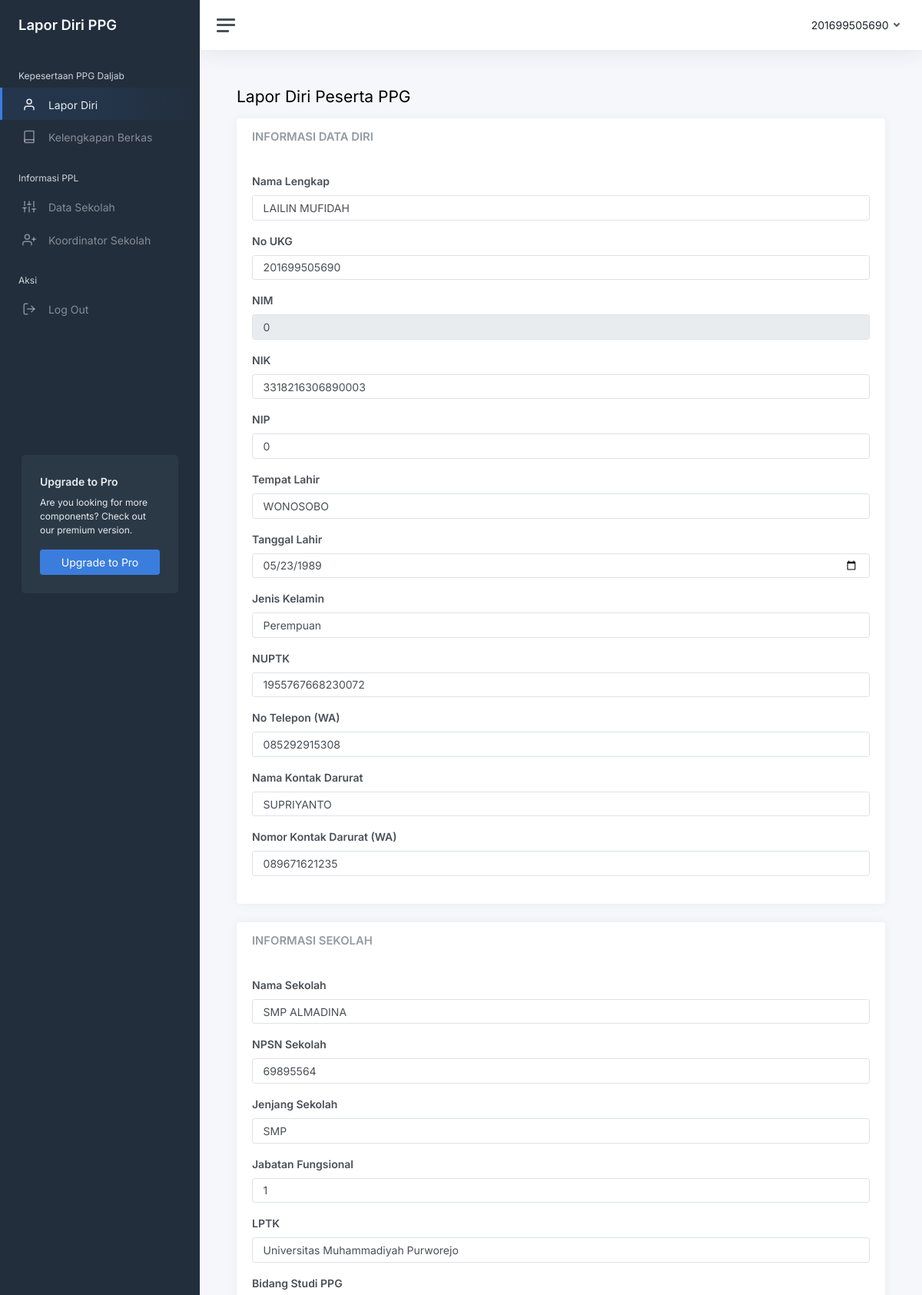
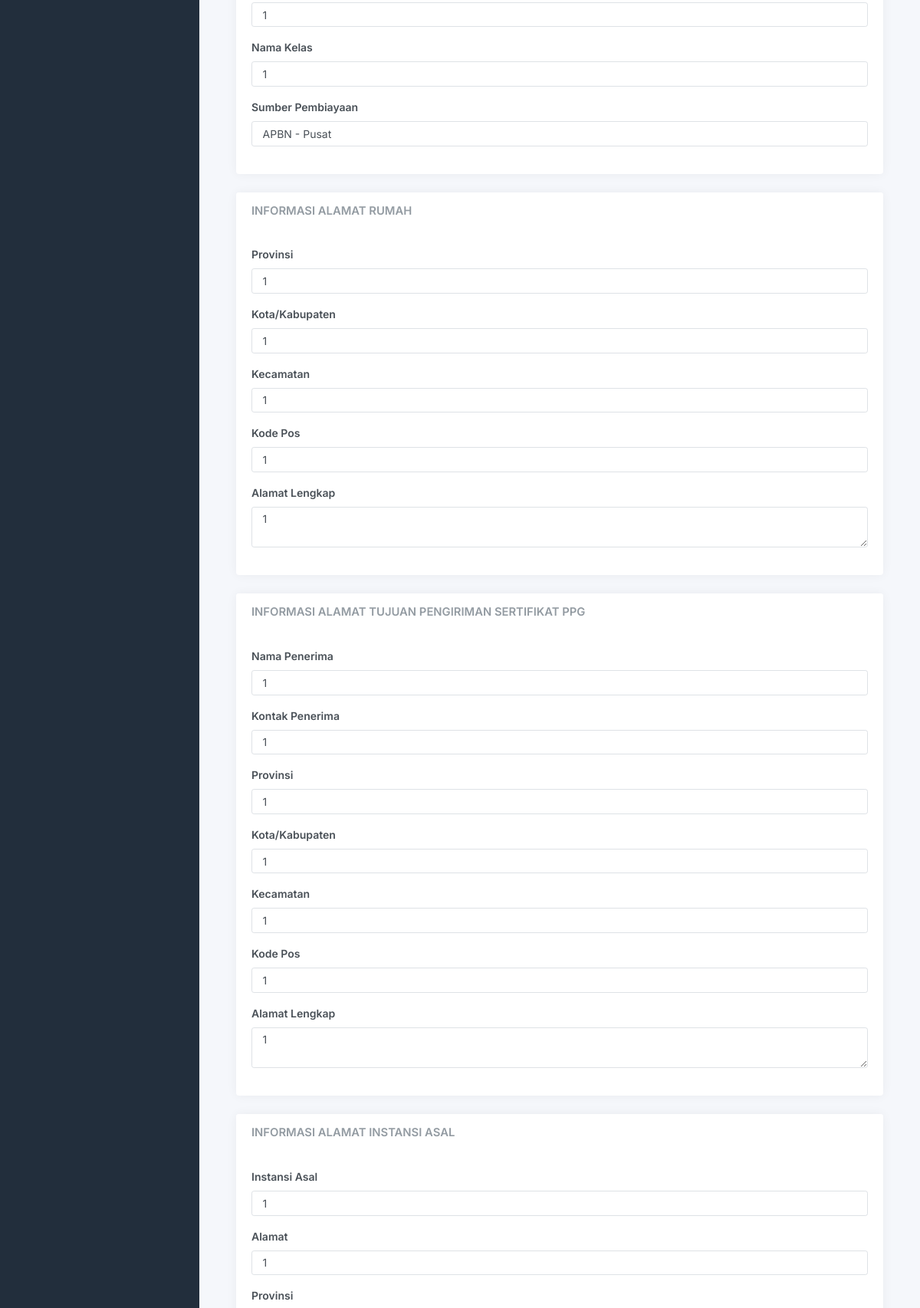
Page /main.php (signed in, upper part) on the committed database (2 pictures, top to bottom).
### tables this page shows
CREATE TABLE `user` (
  `id_user` int(11) NOT NULL,
  `nama_lengkap` varchar(255) NOT NULL,
  `tgl_lahir` date NOT NULL,
  `gender` varchar(25) NOT NULL,
  `telepon` varchar(55) NOT NULL,
  `no_ukg` varchar(55) NOT NULL,
  `nuptk` varchar(55) NOT NULL,
  `nik` varchar(55) NOT NULL,
  `nip` varchar(55) NOT NULL,
  `kontak_darurat` varchar(55) NOT NULL,
  `no_darurat` varchar(55) NOT NULL,
  `tempat_lahir` varchar(55) NOT NULL,
  `npsn_sekolah` varchar(55) NOT NULL,
  `sekolah` varchar(55) NOT NULL,
  `jenjang` varchar(55) NOT NULL,
  `jabatan` varchar(255) NOT NULL,
  `lptk` varchar(255) NOT NULL,
  `bidang_studi` varchar(255) NOT NULL,
  `kode_bidang_studi` varchar(55) NOT NULL,
  `nama_kelas` varchar(55) NOT NULL,
  `tahun` varchar(55) NOT NULL,
  `angkatan` varchar(55) NOT NULL,
  `alamat_rumah` text NOT NULL,
  `provinsi_rumah` varchar(255) NOT NULL,
  `kabupaten_rumah` varchar(255) NOT NULL,
  `kecamatan_rumah` varchar(255) NOT NULL,
  `kp_rumah` varchar(55) NOT NULL,
  `alamat_pengiriman` text NOT NULL,
  `provinsi_pengiriman` varchar(255) NOT NULL,
  `kabupaten_pengiriman` varchar(255) NOT NULL,
  `kecamatan_pengiriman` varchar(255) NOT NULL,
  `kp_pengiriman` varchar(55) NOT NULL,
  `nama_penerima` varchar(255) NOT NULL,
  `kontak_penerima` varchar(55) NOT NULL,
  `instansi_asal` varchar(255) NOT NULL,
  `alamat_instansi_asal` text NOT NULL,
  `provinsi_instansi_asal` varchar(255) NOT NULL,
  `kabupaten_instansi_asal` varchar(255) NOT NULL,
  `kecamatan_instansi_asal` varchar(255) NOT NULL,
  `kp_instansi_asal` varchar(55) NOT NULL,
  `no_rekening` varchar(255) NOT NULL,
  `nama_bank` varchar(255) NOT NULL,
  `cabang_bank` varchar(255) NOT NULL,
  `nama_rekening` varchar(255) NOT NULL,
  `npwp` varchar(55) NOT NULL,
  `operator` varchar(55) NOT NULL,
  `no_data` varchar(55) NOT NULL,
  `status` varchar(55) NOT NULL,
  `npsn_ppl` varchar(55) NOT NULL,
  `sekolah_ppl` varchar(255) NOT NULL,
  `provinsi_ppl` varchar(255) NOT NULL,
  `kabupaten_ppl` varchar(255) NOT NULL,
  `kecamatan_ppl` varchar(255) NOT NULL,
  `alamat_ppl` text NOT NULL,
  `form_a1` text NOT NULL,
  `pakta_integritas` text NOT NULL,
  `bio` text NOT NULL,
  `ijasah` text NOT NULL,
  `transkip` text NOT NULL,
  `surat_sehat` text NOT NULL,
  `surat_izin` text NOT NULL,
  `pas_foto` text NOT NULL,
  `skck` text NOT NULL,
  `surat_napsa` text NOT NULL,
  `scan_npwp` text NOT NULL,
  `scan_ktp` text NOT NULL,
  `sk_tugas` text NOT NULL,
  `sk_pangkat` text NOT NULL,
  `bukti_pmb` text NOT NULL,
  `note_berkas` text NOT NULL,
  `level` varchar(55) NOT NULL
);

### main.php (the view, shortened to what this page needs)
<?php include 'config/koneksi.php' ;?>
<?php include 'template.php' ;?>
<?php $no_ukg = $_SESSION['no_ukg'] ;?>
<main class="content">
	<div class="container-fluid p-0">
		<h1 class="h3 mb-3">Lapor Diri Peserta PPG</h1>
		<?php
			$query = "SELECT * FROM user where no_ukg = $no_ukg ORDER BY id_user ";
			$result = mysqli_query($koneksi,$query);
			if ($result->num_rows > 0) {
					while($row = mysqli_fetch_assoc($result)){
		?>
		<div class="row">
			<div class="col-12">
				<form action="lapordiri.php" method="post" enctype="multipart/form-data" target="_self">
					<div class="card">
						<div class="card-header">
							<h5 class="card-title mb-0">INFORMASI DATA DIRI</h5>
						</div>
						<div class="card-body">
							<div class="mb-3">
								<label class="form-label fw-bold">Nama Lengkap</label>
								<input type="text" name="nama_lengkap" class="form-control" value="<?= $row['nama_lengkap'];?>">
							</div>
							<div class="mb-3">
								<label class="form-label fw-bold">No UKG</label>
								<input type="text" name="no_ukg" class="form-control" value="<?= $row['no_ukg'];?>" >
							</div>
							<div class="mb-3">
								<label class="form-label fw-bold">NIM</label>
								<input type="text" name="nim" class="form-control" value="0" disabled>
							</div>
							<div class="mb-3">
								<label class="form-label fw-bold">NIK</label>
								<input type="text" name="nik" class="form-control" value="<?= $row['nik'];?>">
							</div>
							<div class="mb-3">
								<label class="form-label fw-bold">NIP</label>
								<input type="text" name="nip" class="form-control" value="<?= $row['nip'];?>">
							</div>
							<div class="mb-3">
								<label class="form-label fw-bold">Tempat Lahir</label>
								<input type="text" name="tempat_lahir" class="form-control" value="<?= $row['tempat_lahir'];?>">
							</div>
							<div class="mb-3">
								<label class="form-label fw-bold">Tanggal Lahir</label>
								<input type="date" name="tgl_lahir" class="form-control" value="<?= $row['tgl_lahir'];?>">
							</div>
							<div class="mb-3">
								<label class="form-label fw-bold">Jenis Kelamin</label>
								<select name="gender" id="gender" class="form-control">
									<option value="<?= $row['gender'];?>"><?= $row['gender'];?></option>
								</select>
							</div>
							<div class="mb-3">
								<label class="form-label fw-bold">NUPTK</label>
								<input type="text" name="nuptk" class="form-control" value="<?= $row['nuptk'];?>" >
							</div>
							<div class="mb-3">
								<label class="form-label fw-bold">No Telepon (WA)</label>
								<input type="text" name="telepon" class="form-control" value="<?= $row['telepon'];?>" >
							</div>
							<div class="mb-3">
								<label class="form-label fw-bold">Nama Kontak Darurat</label>
								<input type="text" name="kontak_darurat" class="form-control" value="<?= $row['kontak_darurat'];?>" >
							</div>
							<div class="mb-3">
								<label class="form-label fw-bold">Nomor Kontak Darurat (WA)</label>
								<input type="text" name="no_darurat" class="form-control" value="<?= $row['no_darurat'];?>" >
							</div>
						</div>
					</div>
					<div class="card">
						<div class="card-header">
							<h5 class="card-title mb-0">INFORMASI SEKOLAH</h5>
						</div>
						<div class="card-body">
							<div class="mb-3">
								<label class="form-label fw-bold">Nama Sekolah</label>
								<input type="text" name="sekolah" class="form-control" value="<?= $row['sekolah'];?>" >
							</div>
							<div class="mb-3">
								<label class="form-label fw-bold">NPSN Sekolah</label>
								<input type="text" name="npsn" class="form-control" value="<?= $row['npsn_sekolah'];?>" >
							</div>
							<div class="mb-3">
								<label class="form-label fw-bold">Jenjang Sekolah</label>
								<input type="text" name="jenjang" class="form-control" value="<?= $row['jenjang'];?>" >
							</div>
							<div class="mb-3">
								<label class="form-label fw-bold">Jabatan Fungsional</label>
								<input type="text" name="jabatan" class="form-control" value="<?= $row['jabatan'];?>" >
							</div>
							<div class="mb-3">
								<label class="form-label fw-bold">LPTK</label>
								<input type="text" name="lptk" class="form-control" value="Universitas Muhammadiyah Purworejo" >
							</div>
							<div class="mb-3">
								<label class="form-label fw-bold">Bidang Studi PPG</label>
								<input type="text" name="bidang_studi" class="form-control" value="<?= $row['bidang_studi'];?>" >
							</div>
							<div class="mb-3">
								<label class="form-label fw-bold">Nama Kelas</label>
								<input type="text" name="kelas" class="form-control" value="<?= $row['nama_kelas'];?>" >
							</div>
							<div class="mb-3">
								<label class="form-label fw-bold">Sumber Pembiayaan</label>
								<input type="text" name="sumber_pembiayaan" class="form-control" value="APBN - Pusat" >
							</div>
						</div>
					</div>
					<div class="card">
						<div class="card-header">
							<h5 class="card-title mb-0">INFORMASI ALAMAT RUMAH</h5>
						</div>
						<div class="card-body">
							<div class="mb-3">
								<label class="form-label fw-bold">Provinsi</label>
								<input type="text" name="provinsi_rumah" class="form-control" value="<?= $row['provinsi_rumah'];?>" >
							</div>
							<div class="mb-3">
								<label class="form-label fw-bold">Kota/Kabupaten</label>
								<input type="text" name="kabupaten_rumah" class="form-control" value="<?= $row['kabupaten_rumah'];?>" >
							</div>
							<div class="mb-3">
								<label class="form-label fw-bold">Kecamatan</label>
								<input type="text" name="kecamatan_rumah" class="form-control" value="<?= $row['kecamatan_rumah'];?>" >
							</div>
							<div class="mb-3">
								<label class="form-label fw-bold">Kode Pos</label>
								<input type="text" name="kp_rumah" class="form-control" value="<?= $row['kp_rumah'];?>" >
							</div>
							<div class="mb-3">
								<label class="form-label fw-bold">Alamat Lengkap</label>
								<textarea name="alamat_rumah" id="alamat_rumah" class="form-control" ><?= $row['alamat_rumah'];?></textarea>
							</div>
						</div>
					</div>
					<div class="card">
						<div class="card-header">
							<h5 class="card-title mb-0">INFORMASI ALAMAT TUJUAN PENGIRIMAN SERTIFIKAT PPG</h5>
						</div>
						<div class="card-body">
							<div class="mb-3">
								<label class="form-label fw-bold">Nama Penerima</label>
								<input type="text" name="nama_penerima" class="form-control" value="<?= $row['nama_penerima'];?>" >
							</div>
							<div class="mb-3">
								<label class="form-label fw-bold">Kontak Penerima</label>
								<input type="text" name="kontak_penerima" class="form-control" value="<?= $row['kontak_penerima'];?>" >
							</div>
							<div class="mb-3">
								<label class="form-label fw-bold">Provinsi</label>
								<input type="text" name="provinsi_pengiriman" class="form-control" value="<?= $row['provinsi_pengiriman'];?>" >
							</div>
							<div class="mb-3">
								<label class="form-label fw-bold">Kota/Kabupaten</label>
								<input type="text" name="kabupaten_pengiriman" class="form-control" value="<?= $row['kabupaten_pengiriman'];?>" >
							</div>
							<div class="mb-3">
								<label class="form-label fw-bold">Kecamatan</label>
								<input type="text" name="kecamatan_pengiriman" class="form-control" value="<?= $row['kecamatan_pengiriman'];?>" >
							</div>
							<div class="mb-3">
								<label class="form-label fw-bold">Kode Pos</label>
								<input type="text" name="kp_pengiriman" class="form-control" value="<?= $row['kp_pengiriman'];?>" >
							</div>
							<div class="mb-3">
								<label class="form-label fw-bold">Alamat Lengkap</label>
								<textarea name="alamat_pengiriman" id="" class="form-control"><?= $row['alamat_pengiriman'];?></textarea>
							</div>
						</div>
					</div>
					<div class="card">
						<div class="card-header">
							<h5 class="card-title mb-0">INFORMASI ALAMAT INSTANSI ASAL</h5>
						</div>
						<div class="card-body">
							<div class="mb-3">
								<label class="form-label fw-bold">Instansi Asal</label>
								<input type="text" name="instansi_asal" class="form-control" value="<?= $row['instansi_asal'];?>" >
							</div>
							<div class="mb-3">
								<label class="form-label fw-bold">Alamat</label>
								<input type="text" name="alamat_instansi" class="form-control" value="<?= $row['alamat_instansi_asal'];?>" >
							</div>
							<div class="mb-3">
								<label class="form-label fw-bold">Provinsi</label>
							</div>
						</div>
					</div>
				</form>
			</div>
		</div>
		<?php }
		} ?>
	</div>
</main>
<?php include 'footer.php' ;?>

### rows in the picture
user: nama_lengkap "LAILIN MUFIDAH", no_ukg "201699505690", nik "3318216306890003", nip "0", tempat_lahir "WONOSOBO", tgl_lahir "05/23/1989", gender "Perempuan", nuptk "1955767668230072", telepon "085292915308", kontak_darurat "SUPRIYANTO", no_darurat "089671621235", sekolah "SMP ALMADINA", npsn "69895564", jenjang "SMP", jabatan "1", bidang_studi "1", kelas "1", provinsi_rumah "1", kabupaten_rumah "1", kecamatan_rumah "1", kp_rumah "1", alamat_rumah "1", nama_penerima "1", kontak_penerima "1", provinsi_pengiriman "1", kabupaten_pengiriman "1", kecamatan_pengiriman "1", kp_pengiriman "1", alamat_pengiriman "1", instansi_asal "1", alamat_instansi "1"

### other values in the picture
$_SESSION['no_ukg'] "201699505690"
